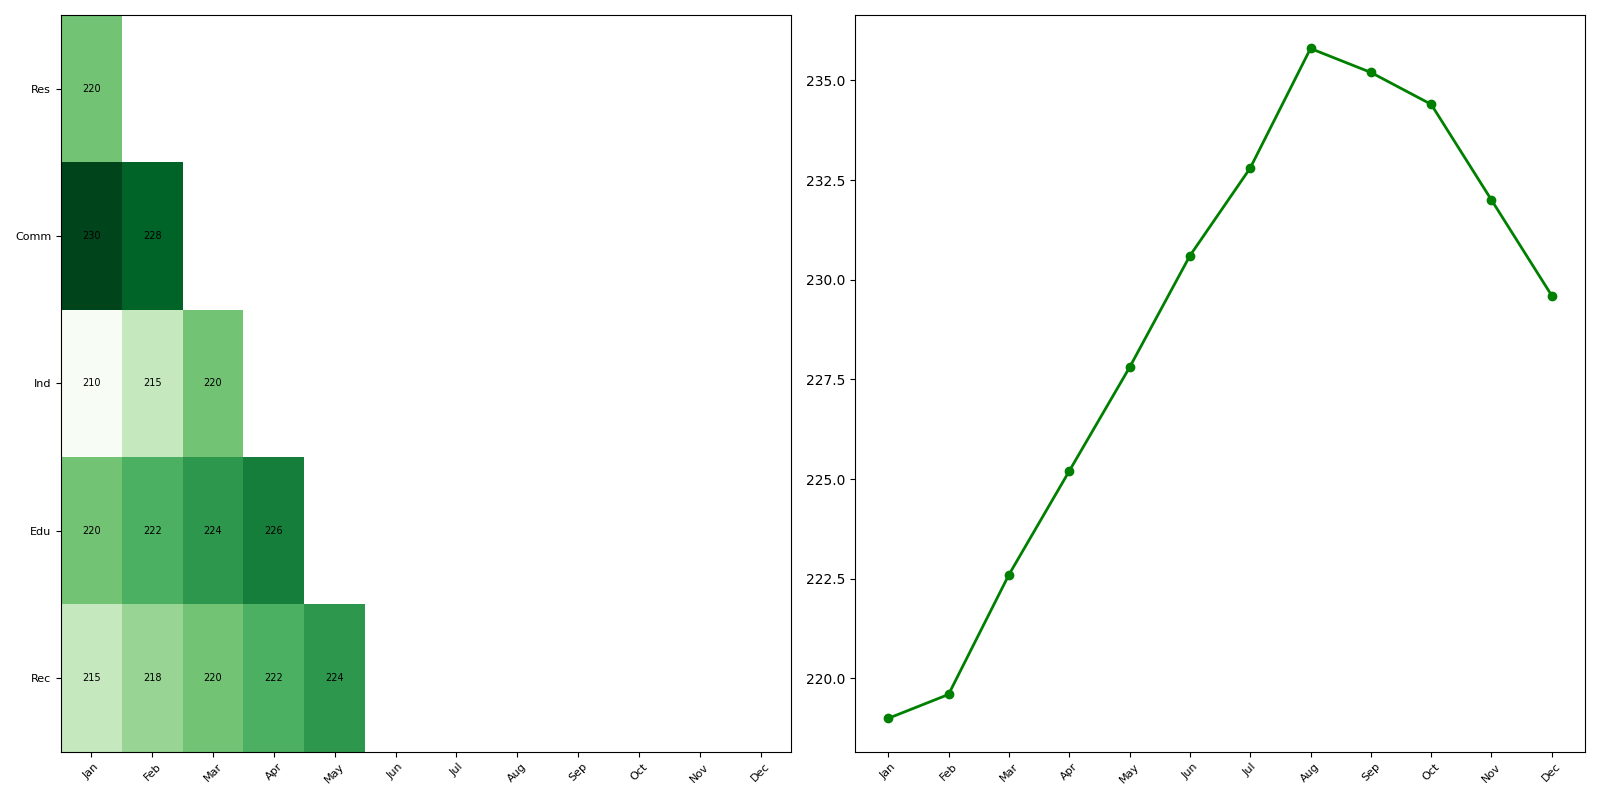

Generate this figure with Python:
import matplotlib.pyplot as plt
import numpy as np

sectors = ['Res', 'Comm', 'Ind', 'Edu', 'Rec']
months = ['Jan', 'Feb', 'Mar', 'Apr', 'May', 'Jun', 'Jul', 'Aug', 'Sep', 'Oct', 'Nov', 'Dec']

voltage_levels = np.array([
    [220, 215, 218, 220, 222, 224, 225, 230, 229, 228, 226, 225],
    [230, 228, 231, 233, 235, 238, 239, 240, 238, 237, 236, 234],
    [210, 215, 220, 225, 230, 235, 240, 245, 248, 250, 245, 240],
    [220, 222, 224, 226, 228, 230, 232, 234, 233, 231, 229, 227],
    [215, 218, 220, 222, 224, 226, 228, 230, 228, 226, 224, 222]
])

average_voltage = np.mean(voltage_levels, axis=0)

mask = np.tril(np.ones_like(voltage_levels, dtype=bool))

fig, axes = plt.subplots(nrows=1, ncols=2, figsize=(16, 8))

heatmap = axes[0].imshow(np.ma.masked_array(voltage_levels, mask=~mask), cmap='Greens', aspect='auto', interpolation='nearest')

axes[0].set_xticks(np.arange(len(months)))
axes[0].set_xticklabels(months, fontsize=8, rotation=45)
axes[0].set_yticks(np.arange(len(sectors)))
axes[0].set_yticklabels(sectors, fontsize=8)

for i in range(len(sectors)):
    for j in range(len(months)):
        if i >= j:
            axes[0].text(j, i, f"{voltage_levels[i, j]}", ha='center', va='center', color='black', fontsize=7)

axes[1].plot(months, average_voltage, marker='o', color='green', linewidth=2)
axes[1].set_xticks(np.arange(len(months)))
axes[1].set_xticklabels(months, fontsize=8, rotation=45)

plt.tight_layout()
plt.show()
